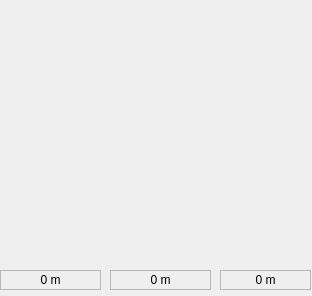
<?xml version="1.0" encoding="UTF-8"?>
<ui version="4.0">
 <class>laserVisualization</class>
 <widget class="QWidget" name="laserVisualization">
  <property name="geometry">
   <rect>
    <x>0</x>
    <y>0</y>
    <width>312</width>
    <height>296</height>
   </rect>
  </property>
  <property name="windowTitle">
   <string>Form</string>
  </property>
  <widget class="QLabel" name="laserMean">
   <property name="geometry">
    <rect>
     <x>110</x>
     <y>270</y>
     <width>101</width>
     <height>20</height>
    </rect>
   </property>
   <property name="frameShape">
    <enum>QFrame::StyledPanel</enum>
   </property>
   <property name="frameShadow">
    <enum>QFrame::Plain</enum>
   </property>
   <property name="text">
    <string>0 m</string>
   </property>
   <property name="textFormat">
    <enum>Qt::AutoText</enum>
   </property>
   <property name="alignment">
    <set>Qt::AlignCenter</set>
   </property>
  </widget>
  <widget class="QLabel" name="laserMax">
   <property name="geometry">
    <rect>
     <x>220</x>
     <y>270</y>
     <width>91</width>
     <height>20</height>
    </rect>
   </property>
   <property name="frameShape">
    <enum>QFrame::StyledPanel</enum>
   </property>
   <property name="frameShadow">
    <enum>QFrame::Plain</enum>
   </property>
   <property name="text">
    <string>0 m</string>
   </property>
   <property name="textFormat">
    <enum>Qt::AutoText</enum>
   </property>
   <property name="alignment">
    <set>Qt::AlignCenter</set>
   </property>
  </widget>
  <widget class="QLabel" name="laserMin">
   <property name="geometry">
    <rect>
     <x>0</x>
     <y>270</y>
     <width>101</width>
     <height>20</height>
    </rect>
   </property>
   <property name="frameShape">
    <enum>QFrame::StyledPanel</enum>
   </property>
   <property name="frameShadow">
    <enum>QFrame::Plain</enum>
   </property>
   <property name="text">
    <string>0 m</string>
   </property>
   <property name="textFormat">
    <enum>Qt::AutoText</enum>
   </property>
   <property name="alignment">
    <set>Qt::AlignCenter</set>
   </property>
  </widget>
  <widget class="QLabel" name="laserImage">
   <property name="geometry">
    <rect>
     <x>10</x>
     <y>10</y>
     <width>291</width>
     <height>251</height>
    </rect>
   </property>
   <property name="text">
    <string/>
   </property>
  </widget>
 </widget>
 <resources/>
 <connections/>
</ui>
